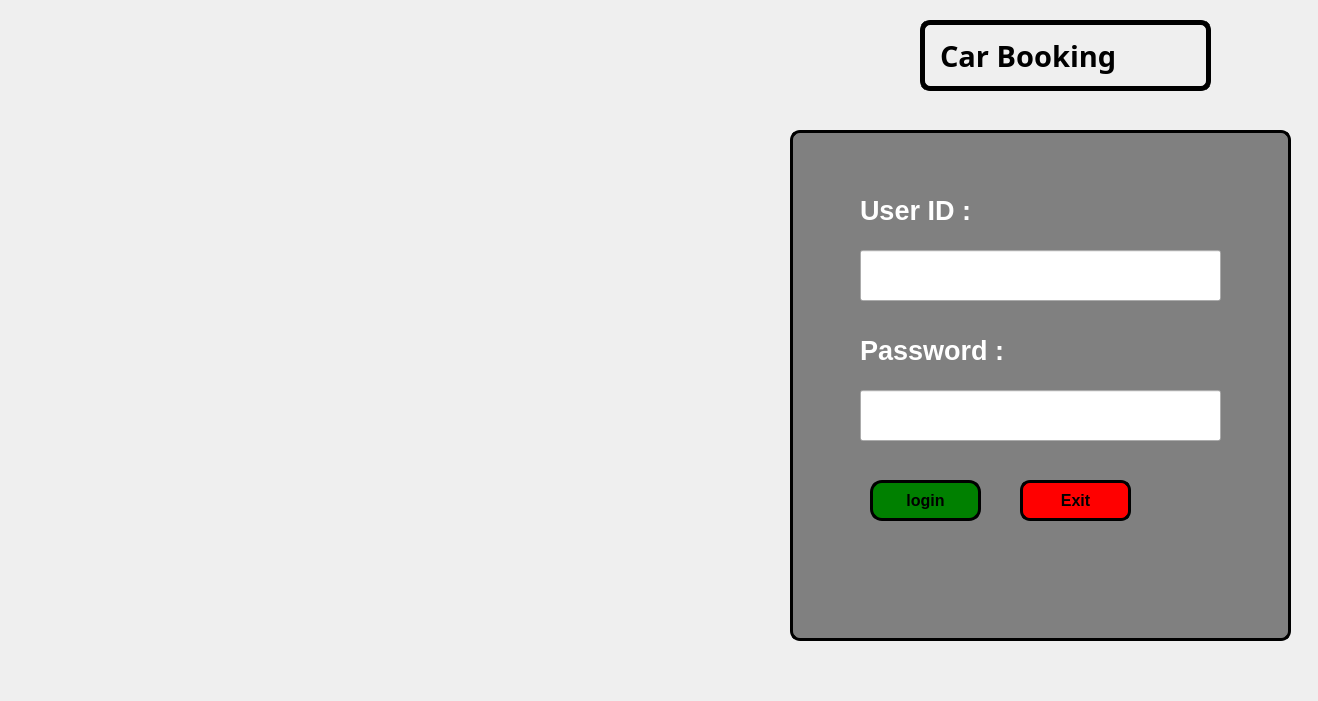
<?xml version="1.0" encoding="UTF-8"?>
<ui version="4.0">
 <class>login</class>
 <widget class="QMainWindow" name="login">
  <property name="geometry">
   <rect>
    <x>0</x>
    <y>0</y>
    <width>1318</width>
    <height>701</height>
   </rect>
  </property>
  <property name="windowTitle">
   <string>login</string>
  </property>
  <widget class="QWidget" name="centralwidget">
   <widget class="QLabel" name="label_2">
    <property name="geometry">
     <rect>
      <x>940</x>
      <y>20</y>
      <width>261</width>
      <height>71</height>
     </rect>
    </property>
    <property name="font">
     <font>
      <family>Arial Black</family>
      <pointsize>22</pointsize>
      <bold>true</bold>
     </font>
    </property>
    <property name="text">
     <string>Car Booking</string>
    </property>
   </widget>
   <widget class="QLineEdit" name="lineEdit">
    <property name="geometry">
     <rect>
      <x>920</x>
      <y>20</y>
      <width>291</width>
      <height>71</height>
     </rect>
    </property>
    <property name="styleSheet">
     <string notr="true">background-color: transparent;
border:5px solid black;
border-radius:10px</string>
    </property>
   </widget>
   <widget class="QLineEdit" name="lineEdit_2">
    <property name="geometry">
     <rect>
      <x>790</x>
      <y>130</y>
      <width>501</width>
      <height>511</height>
     </rect>
    </property>
    <property name="styleSheet">
     <string notr="true">background-color:grey;
border-radius:10px;
border:3px solid black;</string>
    </property>
   </widget>
   <widget class="QLabel" name="useridLabel">
    <property name="geometry">
     <rect>
      <x>860</x>
      <y>170</y>
      <width>161</width>
      <height>81</height>
     </rect>
    </property>
    <property name="font">
     <font>
      <pointsize>20</pointsize>
      <bold>true</bold>
     </font>
    </property>
    <property name="styleSheet">
     <string notr="true">color:white;</string>
    </property>
    <property name="text">
     <string>User ID :</string>
    </property>
   </widget>
   <widget class="QLabel" name="passwordLabel">
    <property name="geometry">
     <rect>
      <x>860</x>
      <y>330</y>
      <width>191</width>
      <height>41</height>
     </rect>
    </property>
    <property name="font">
     <font>
      <pointsize>20</pointsize>
      <bold>true</bold>
     </font>
    </property>
    <property name="styleSheet">
     <string notr="true">color:white;</string>
    </property>
    <property name="text">
     <string>Password : </string>
    </property>
   </widget>
   <widget class="QLineEdit" name="useridLineEdit">
    <property name="geometry">
     <rect>
      <x>860</x>
      <y>250</y>
      <width>361</width>
      <height>51</height>
     </rect>
    </property>
    <property name="font">
     <font>
      <family>Microsoft YaHei</family>
      <pointsize>14</pointsize>
      <bold>true</bold>
     </font>
    </property>
   </widget>
   <widget class="QLineEdit" name="passwordLineEdit">
    <property name="geometry">
     <rect>
      <x>860</x>
      <y>390</y>
      <width>361</width>
      <height>51</height>
     </rect>
    </property>
    <property name="font">
     <font>
      <family>Microsoft YaHei</family>
      <pointsize>14</pointsize>
      <bold>true</bold>
     </font>
    </property>
    <property name="echoMode">
     <enum>QLineEdit::Password</enum>
    </property>
   </widget>
   <widget class="QPushButton" name="loginButton">
    <property name="geometry">
     <rect>
      <x>870</x>
      <y>480</y>
      <width>111</width>
      <height>41</height>
     </rect>
    </property>
    <property name="font">
     <font>
      <pointsize>12</pointsize>
      <bold>true</bold>
     </font>
    </property>
    <property name="styleSheet">
     <string notr="true">background-color:green;
border-radius:12px;
border:3px solid black;</string>
    </property>
    <property name="text">
     <string>login</string>
    </property>
   </widget>
   <widget class="QPushButton" name="exitButton">
    <property name="geometry">
     <rect>
      <x>1020</x>
      <y>480</y>
      <width>111</width>
      <height>41</height>
     </rect>
    </property>
    <property name="font">
     <font>
      <pointsize>12</pointsize>
      <bold>true</bold>
     </font>
    </property>
    <property name="styleSheet">
     <string notr="true">background-color:red;
border-radius:10px;
border:3px solid black;</string>
    </property>
    <property name="text">
     <string>Exit</string>
    </property>
   </widget>
   <widget class="QLabel" name="pic_label">
    <property name="geometry">
     <rect>
      <x>0</x>
      <y>0</y>
      <width>1311</width>
      <height>701</height>
     </rect>
    </property>
    <property name="text">
     <string/>
    </property>
    <property name="pixmap">
     <pixmap>../photos/car.png</pixmap>
    </property>
    <property name="scaledContents">
     <bool>true</bool>
    </property>
   </widget>
   <zorder>pic_label</zorder>
   <zorder>label_2</zorder>
   <zorder>lineEdit</zorder>
   <zorder>lineEdit_2</zorder>
   <zorder>useridLabel</zorder>
   <zorder>passwordLabel</zorder>
   <zorder>useridLineEdit</zorder>
   <zorder>passwordLineEdit</zorder>
   <zorder>loginButton</zorder>
   <zorder>exitButton</zorder>
  </widget>
 </widget>
 <resources/>
 <connections/>
</ui>
